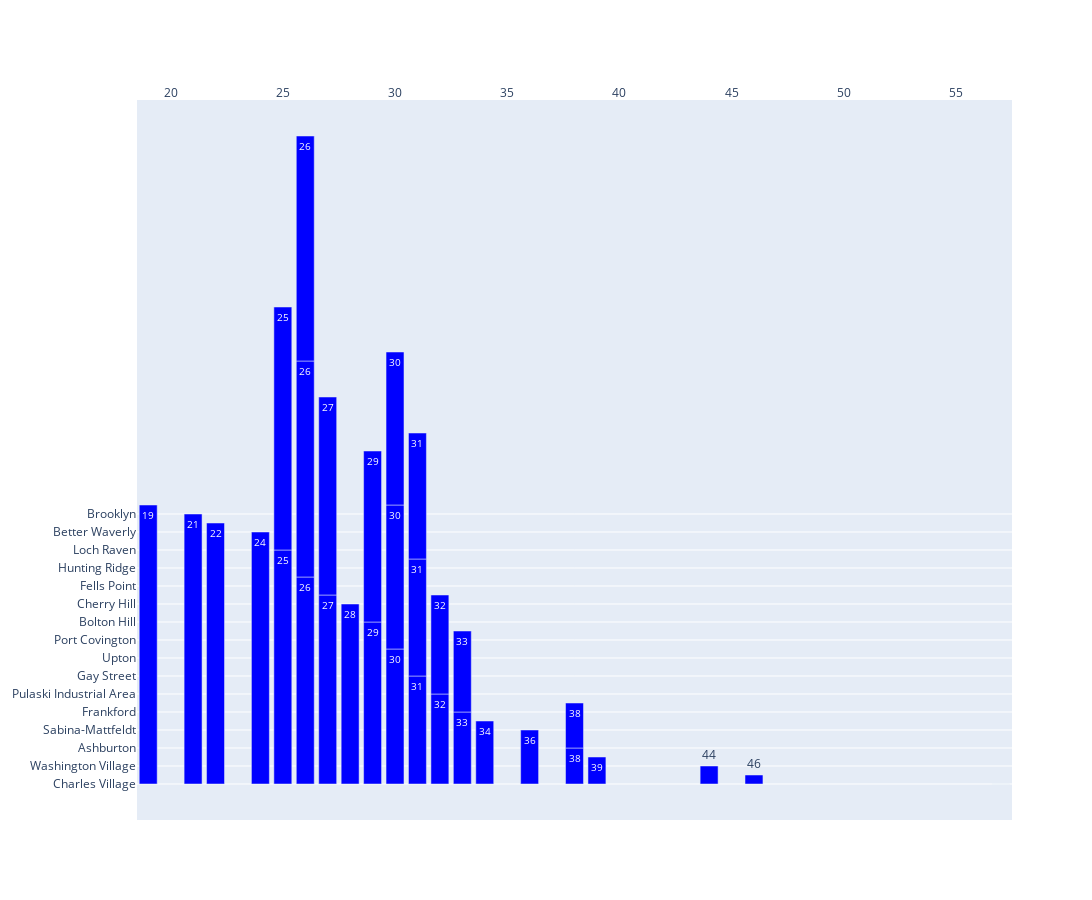

Notebook code for this chart:
### Markdown cell above
I have two option for this merge syntax, i use chunk cause i'm out of my memory

### Code cell
neighborhood = df_Inventory['neighborhood'].value_counts().index.to_list()
StoreValue = df_Inventory['neighborhood'].value_counts().values.tolist()
colors='blue'
fig = go.Figure(data=[go.Bar(
                x = StoreValue,
                y = neighborhood,
                text =StoreValue,
                marker=dict(color=colors))])
fig.update_layout(
    width = 2000,
    height = 900)
fig.update_layout(
    xaxis=dict(side='top'))
fig.show()

### Figure 1 — Plotly figure (JSON) as saved in the notebook; plotly's stock layout.template omitted (floating-point values rounded to 4 significant figures)
{"data": [{"marker": {"color": "blue"}, "text": ["57", "46", "44", "39", "38", "38", "36", "34", "33", "33", "32", "32", "31", "31", "31", "30", "30", "30", "29", "29", "28", "27", "27", "26", "26", "26", "25", "25", "24", "22", "21", "19"], "type": "bar", "x": [57, 46, 44, 39, 38, 38, 36, 34, 33, 33, 32, 32, 31, 31, 31, 30, 30, 30, 29, 29, 28, 27, 27, 26, 26, 26, 25, 25, 24, 22, 21, 19], "y": ["Charles Village", "Bridgeview/Greenlawn", "Washington Village", "Millhill", "Ashburton", "Seton Business Park", "Sabina-Mattfeldt", "Oliver", "Frankford", "Central Park Heights", "Pulaski Industrial Area", "Ellwood Park/Monument", "Gay Street", "Mondawmin", "Upton", "Canton", "Port Covington", "Glen Oaks", "Bolton Hill", "Morrell Park", "Cherry Hill", "Baltimore Highlands", "Fells Point", "Belair-Edison", "Hunting Ridge", "Glenham-Belford", "Loch Raven", "Hampden", "Better Waverly", "Hoes Heights", "Brooklyn", "Mount Holly"]}], "layout": {"height": 900, "width": 2000, "xaxis": {"side": "top"}}}
